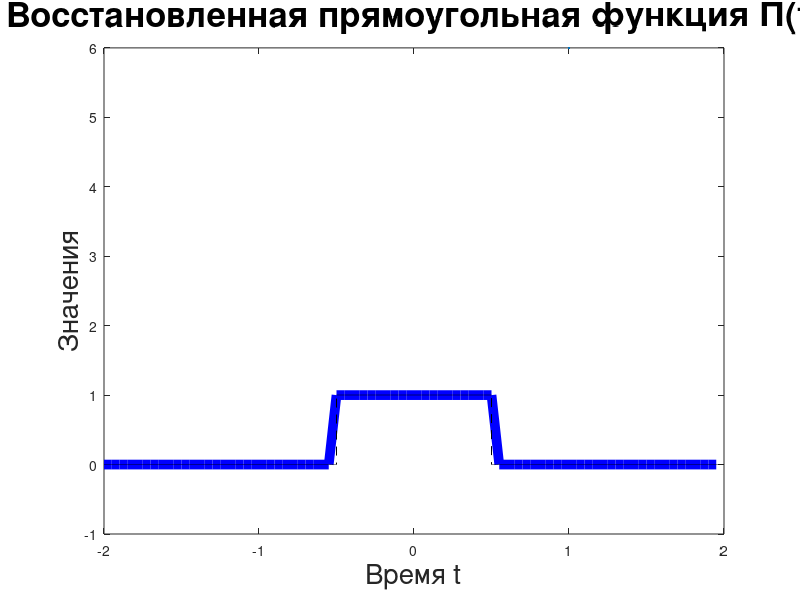

Recreate this plot in MATLAB. (Note: this script raises an error after producing the figure.)
% === Параметры для анализа ===
T = 4;
dt = 0.05;
N = T/dt;
t = linspace(-T/2, T/2-dt, N);
func = double(abs(t) <= 0.5); % прямоугольная функция

nt = -T/2:0.0001:T/2;
np = zeros(size(nt));
np(abs(nt) <= 1/2) = 1;

% FFT и спектр
m = linspace(-N/2, N/2-1, N);
c = dt * (-1).^m;
V = 1/dt;
dnu = 1/T;
nu = m / T;

F_fft = fftshift(c .* fft(func));

% Аналитический спектр
nnu = -V/2:0.001:V/2;
hatp = sinc(nnu);

% Обратное преобразование Фурье
f_recovered = real(ifft(ifftshift(F_fft) ./ c));


f = figure();

plot(t, f_recovered, 'b', 'LineWidth', 7); hold on;
plot(nt, np, 'k--', LineWidth=6);
xlabel('Время t', 'FontSize', 20); ylabel('Значения', "FontSize", 20);
title('Восстановленная прямоугольная функция П(t)', 'FontSize', 25);
legend("Восстановленная функция", "Исходная функция", FontSize = 17);
ylim([-0.1 1.1]);
xlim([-2/2 2/2]);
grid on;

%plot(nu, F_fft, 'r', 'LineWidth', 9); hold on;
%plot(nnu, hatp, 'k--', 'LineWidth', 6);
%xlabel('Частота', "FontSize", 20); ylabel('Амплитуда', 'FontSize', 20);
%title('Фурье-образ П(t) (улучшенное быстрое преобразование Фурье)', 'FontSize', 25);
%legend("Вычисленный Фурье-образ", "Аналитический Фурье-образ", FontSize = 17)
%xlim([-V/2+dnu V/2-dnu]);
%grid on;


set(gcf, 'PaperPositionMode', 'auto');
set(gcf, 'Position', [100, 100, 1800, 1000]);
set(gca, 'FontSize', 22, 'GridLineWidth', 3, 'LineWidth', 2);
exportgraphics(f, "images\35.jpg")